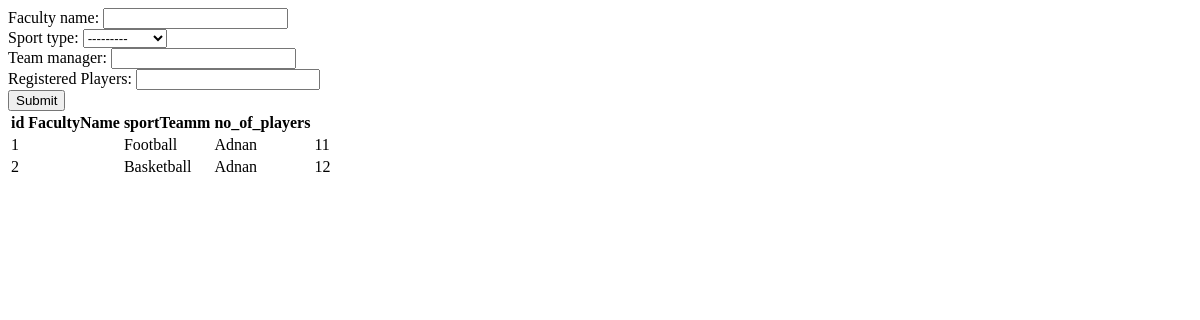
/faculty/, run on an earlier commit of the app's database.
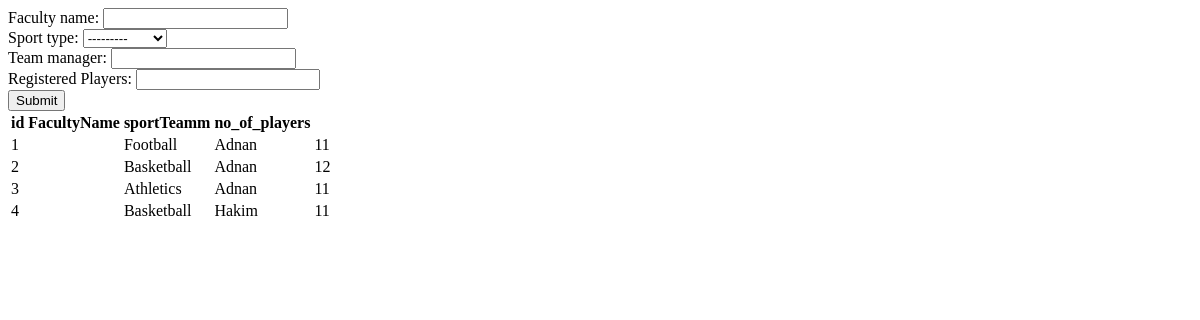
And on a later commit of the database.
### system/models.py (models this page shows, shortened)
class FacultyTeam(models.Model):
    sports = [
        ("Football", "Football"),
        ("Netball","Netaball"),
        ("Volleyball","Volleyball"),
        ("Basketball","Basketball"),
        ("Athletics","Athletics")
    ]
    Faculty_name = models.CharField(max_length=100)
    sport_type = models.CharField(max_length=100, choices=sports)
    team_manager = models.CharField(max_length=100)
    no_of_registered_players = models.PositiveBigIntegerField(verbose_name="Registered Players")

### system/views.py (the view)
# urls.py: path('faculty/', add_faculty_team_view, name="faculty_page")
def add_faculty_team_view(request):
    message = ""
    if request.method == "POST":
        facultyteamform = FacultyTeamForm(request.POST)
        if facultyteamform.is_valid():
            facultyteamform.save()
            message = "Form created successfully"
    else:
        facultyteamform = FacultyTeamForm()
    facultyteams = FacultyTeam.objects.all()
    context = {
        'form': facultyteamform,
        'msg': message,
        'facultyteams': facultyteams
    }
    return render(request, "add_faculty_team.html", context)

### system/forms.py
class FacultyTeamForm(ModelForm):
    class Meta:
        model = FacultyTeam
        fields = '__all__'

### system/templates/add_faculty_team.html (shortened to what this page needs)
<!DOCTYPE html>
<html lang="en">
<head>
</head>
<body>
    <form action="" method="post">
        {{form}}
        <input type="submit">
    </form>
    <table>
        <tr>
            <th>id</th>
            <th>FacultyName</th>
            <th>sportTeamm</th>
            <th>no_of_players</th>
        </tr>
        {% for  facultyteam in facultyteams %}
        <tr>
            <td>{{facultyteam.id}}</td>
            <td>{{facultyteam.faculty_name}}</td>
            <td>{{facultyteam.sport_type}}</td>
            <td>{{facultyteam.team_manager}}</td>
            <td>{{facultyteam.no_of_registered_players}}</td>
        </tr>
        {% endfor %}
    </table>
</body>
</html>

What changed in the data, as far as the page shows it:
added FacultyTeam: id "3", sport_type "Athletics", team_manager "Adnan", no_of_registered_players "11"
added FacultyTeam: id "4", sport_type "Basketball", team_manager "Hakim", no_of_registered_players "11"
